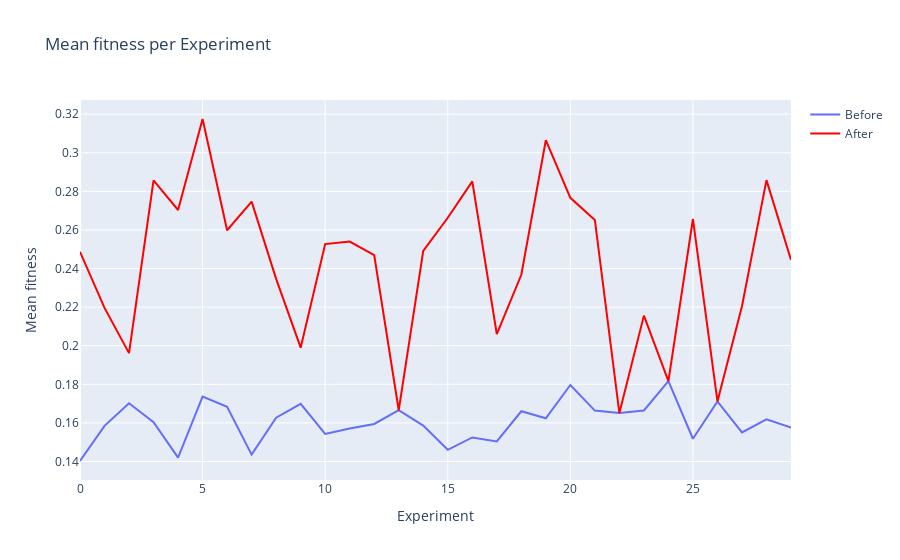

Source (notebook cell):
### Code cell
mean_fitness_per_exp(results[0])

### Figure 1 — Plotly figure (JSON) as saved in the notebook; plotly's stock layout.template omitted (floating-point values rounded to 4 significant figures)
{"data": [{"mode": "lines", "name": "Before", "type": "scatter", "x": [0, 1, 2, 3, 4, 5, 6, 7, 8, 9, 10, 11, 12, 13, 14, 15, 16, 17, 18, 19, 20, 21, 22, 23, 24, 25, 26, 27, 28, 29], "y": [0.1402, 0.1585, 0.1701, 0.1604, 0.142, 0.1736, 0.1683, 0.1435, 0.1627, 0.1699, 0.1543, 0.1571, 0.1594, 0.1665, 0.1586, 0.1461, 0.1524, 0.1504, 0.166, 0.1624, 0.1796, 0.1664, 0.1651, 0.1665, 0.1816, 0.1518, 0.1711, 0.155, 0.1619, 0.1576]}, {"line": {"color": "red"}, "mode": "lines", "name": "After", "type": "scatter", "x": [0, 1, 2, 3, 4, 5, 6, 7, 8, 9, 10, 11, 12, 13, 14, 15, 16, 17, 18, 19, 20, 21, 22, 23, 24, 25, 26, 27, 28, 29], "y": [0.2487, 0.2196, 0.1961, 0.2857, 0.2703, 0.3175, 0.2598, 0.2747, 0.2347, 0.199, 0.2527, 0.254, 0.247, 0.1665, 0.2492, 0.2663, 0.2852, 0.2061, 0.2368, 0.3065, 0.2767, 0.2652, 0.1651, 0.2156, 0.1816, 0.2657, 0.1711, 0.2205, 0.2858, 0.2445]}], "layout": {"title": {"text": "Mean fitness per Experiment"}, "xaxis": {"title": {"text": "Experiment"}}, "yaxis": {"title": {"text": "Mean fitness"}}}}
